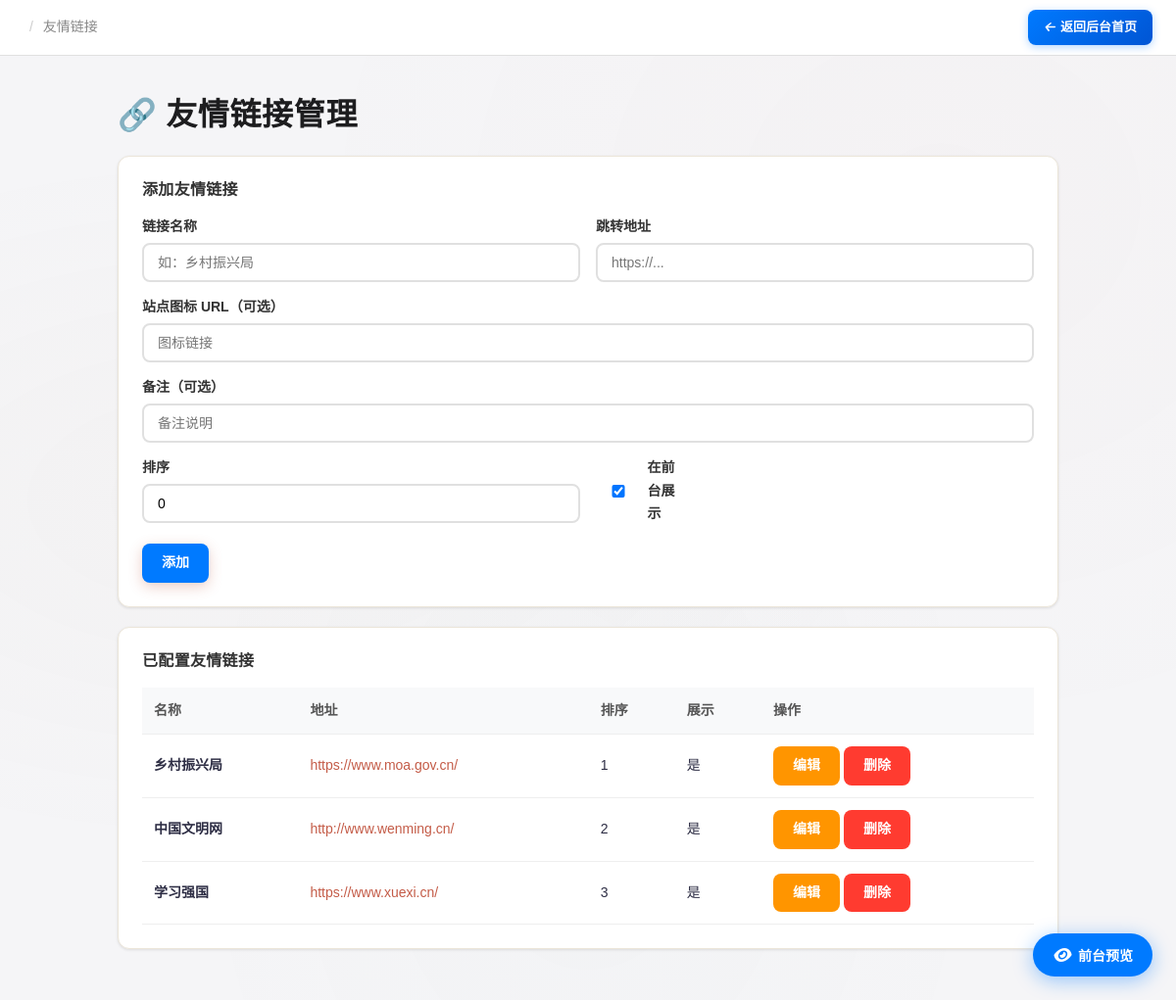
The page /admin/friend-links (signed in) on the database its author committed.
### models.py (models this page shows)
class FriendLink(db.Model):
    __tablename__ = "friend_links"
    id = db.Column(db.Integer, primary_key=True)
    name = db.Column(db.String(100), nullable=False)  # 链接名称
    url = db.Column(db.String(255), default="")  # 跳转地址
    logo_url = db.Column(db.String(255), default="")  # 站点图标（可选）
    description = db.Column(db.Text, default="")  # 备注
    sort_order = db.Column(db.Integer, default=0)  # 排序
    is_active = db.Column(db.Boolean, default=True)  # 是否展示
    created_at = db.Column(db.DateTime, default=datetime.utcnow)

### routes/admin.py (the view, shortened to what this page needs)
@admin_bp.route("/admin/friend-links", methods=["GET", "POST"])
@admin_required
def admin_friend_links():
    links = FriendLink.query.order_by(
        FriendLink.sort_order, FriendLink.id
    ).all()
    return render_template("admin_friend_links.html", links=links)

### models.py (called while the page is built)
    @classmethod
    def get(cls):
        try:
            row = cls.query.first()
        except Exception:
            row = None
        if row is None:
            row = cls(id=1, **cls.default_values())
        return row

    @property
    def nav_items(self):
        try:
            items = json.loads(self.nav_menu) if self.nav_menu else []
        except (json.JSONDecodeError, TypeError):
            items = []
        if not isinstance(items, list):
            items = []
        items = [i for i in items if i.get("is_active", True)]
        items.sort(key=lambda x: x.get("sort_order", 0))
        return items

    @property
    def footer_link_groups(self):
        try:
            groups = json.loads(self.footer_links) if self.footer_links else []
        except (json.JSONDecodeError, TypeError):
            groups = []
        return groups if isinstance(groups, list) else []

### templates/admin_friend_links.html (shortened to what this page needs)
{% extends 'base.html' %} {% block title %}友情链接管理 - 管理后台{% endblock %}  {% block content %}
<div class="admin-wrap">
  <h2>🔗 友情链接管理</h2>
  <div class="card">
    <h3>添加友情链接</h3>
    <form method="post" action="{{ url_for('admin.admin_friend_links') }}">
      <div class="row-2">
        <div class="form-group">
          <label for="name">链接名称</label>
          <input type="text" id="name" name="name" required placeholder="如：乡村振兴局" />
        </div>
        <div class="form-group">
          <label for="url">跳转地址</label>
          <input type="text" id="url" name="url" placeholder="https://..." />
        </div>
      </div>
      <div class="form-group">
        <label for="logo_url">站点图标 URL（可选）</label>
        <input type="text" id="logo_url" name="logo_url" placeholder="图标链接" />
      </div>
      <div class="form-group">
        <label for="description">备注（可选）</label>
        <input type="text" id="description" name="description" placeholder="备注说明" />
      </div>
      <div class="row-2">
        <div class="form-group">
          <label for="sort_order">排序</label>
          <input type="number" id="sort_order" name="sort_order" value="0" />
        </div>
        <div class="form-group" style="display:flex; align-items:flex-end;">
          <label style="display:flex; align-items:center; gap:6px; font-weight:600;">
            <input type="checkbox" name="is_active" checked /> 在前台展示
          </label>
        </div>
      </div>
      <button type="submit" class="btn btn-primary">添加</button>
    </form>
  </div>
  <div class="card">
    <h3>已配置友情链接</h3>
    {% if links %}
    <div class="table-wrap">
      <table>
        <thead>
          <tr><th>名称</th><th>地址</th><th>排序</th><th>展示</th><th>操作</th></tr>
        </thead>
        <tbody>
          {% for l in links %}
          <tr>
            <td><strong>{{ l.name }}</strong></td>
            <td><a href="{{ l.url }}" target="_blank">{{ l.url }}</a></td>
            <td>{{ l.sort_order }}</td>
            <td>{{ '是' if l.is_active else '否' }}</td>
            <td>
              <button class="btn btn-warning btn-sm" onclick="editLink({{ l.id }}, '{{ l.name|e }}', '{{ l.url|e }}', '{{ l.logo_url|e }}', '{{ l.description|e }}', {{ l.sort_order }}, {{ 'true' if l.is_active else 'false' }})">编辑</button>
              <button class="btn btn-danger btn-sm" onclick="deleteLink({{ l.id }})">删除</button>
            </td>
          </tr>
          {% endfor %}
        </tbody>
      </table>
    </div>
    {% else %}
    <p style="color:#999; text-align:center; padding:20px;">暂无友情链接，请添加</p>
    {% endif %}
  </div>
</div>
{% endblock %}

### static/css/style.css (style rules this page uses)
:root { --cinnabar: #c45c48; --cinnabar-light: #d97b6a; --cinnabar-pale: #f5e0dc; --jade: #5a8a7f; --jade-light: #7ab5a8; --jade-pale: #e0f0ec; --gold: #b8956a; --gold-light: #d4b896; --gold-pale: #f5efe6; --ink-dark: #1a1a2e; --ink: #2d2d44; --ink-light: #4a4a6a; --ink-muted: #7a7a9a; --paper: #faf8f3; --paper-warm: #f5f0e8; --paper-deep: #ebe5d9; --shadow-sm: 0 1px 3px rgba(26, 26, 46, 0.06); --shadow-md: 0 4px 16px rgba(26, 26, 46, 0.08); --shadow-lg: 0 8px 32px rgba(26, 26, 46, 0.1); --shadow-xl: 0 16px 48px rgba(26, 26, 46, 0.12); --font-display: "Noto Serif SC", "Source Han Serif SC", serif; --font-body: "Noto Sans SC", "PingFang SC", "Microsoft YaHei", sans-serif; --font-mono: "JetBrains Mono", "Fira Code", monospace; --radius-sm: 8px; --radius-md: 12px; --radius-lg: 16px; --radius-xl: 20px; --radius-full: 9999px; --space-1: 4px; --space-2: 8px; --space-3: 12px; --space-4: 16px; --space-5: 20px; --space-6: 24px; --space-8: 32px; --space-10: 40px; --space-12: 48px; --space-16: 64px; --ease-out: cubic-bezier(0.16, 1, 0.3, 1); --ease-in-out: cubic-bezier(0.65, 0, 0.35, 1); --duration-fast: 150ms; --duration-normal: 250ms; --duration-slow: 400ms; }
*, *::before, *::after { box-sizing: border-box; margin: 0; padding: 0; }
html { font-size: 16px; -webkit-font-smoothing: antialiased; -moz-osx-font-smoothing: grayscale; }
body { font-family: var(--font-body); background: var(--paper); color: var(--ink); line-height: 1.7; min-height: 100vh; display: flex; flex-direction: column; }
a { color: var(--cinnabar); text-decoration: none; transition: color var(--duration-fast) var(--ease-out); }
h1, h2, h3, h4, h5, h6 { font-family: var(--font-display); font-weight: 700; line-height: 1.3; color: var(--ink-dark); letter-spacing: 0.02em; }
h2 { font-size: clamp(1.4rem, 1.1rem + 1.5vw, 2rem); }
h3 { font-size: clamp(1.1rem, 0.95rem + 0.75vw, 1.35rem); }
.card { background: white; border-radius: var(--radius-lg); border: 1px solid var(--paper-deep); box-shadow: var(--shadow-sm); transition: all var(--duration-normal) var(--ease-out); }
.btn { display: inline-flex; align-items: center; justify-content: center; gap: var(--space-2); padding: 10px 24px; border-radius: var(--radius-md); font-size: 0.9rem; font-weight: 500; font-family: var(--font-body); cursor: pointer; transition: all var(--duration-fast) var(--ease-out); border: 1px solid transparent; line-height: 1.4; white-space: nowrap; }
.btn-primary { background: linear-gradient(135deg, var(--cinnabar), var(--cinnabar-light)); color: white; box-shadow: 0 4px 14px rgba(196, 92, 72, 0.3); }
.btn-sm { padding: 6px 14px; font-size: 0.8rem; }
.form-group { margin-bottom: var(--space-5); }
.form-group label { display: block; font-weight: 600; margin-bottom: var(--space-1); font-size: 0.85rem; color: var(--ink); }
table { width: 100%; border-collapse: collapse; font-size: 0.9rem; }
th { background: var(--paper-warm); padding: 12px 16px; text-align: left; font-weight: 600; color: var(--ink-light); border-bottom: 2px solid var(--paper-deep); white-space: nowrap; }
td { padding: 12px 16px; border-bottom: 1px solid var(--paper-deep); }

### templates/base.html (style rules this page uses)
body::before { content: ""; position: fixed; top: 0; left: 0; right: 0; bottom: 0; background-image: radial-gradient(ellipse at 20% 50%, rgba(184, 149, 106, 0.03) 0%, transparent 50%), radial-gradient(ellipse at 80% 20%, rgba(196, 92, 72, 0.02) 0%, transparent 50%), radial-gradient(ellipse at 50% 80%, rgba(90, 138, 127, 0.02) 0%, transparent 50%); pointer-events: none; z-index: 0; }
.card { background: white; border-radius: 16px; border: 1px solid var(--paper-deep); box-shadow: 0 2px 12px var(--shadow-soft); transition: all 0.4s cubic-bezier(0.4, 0, 0.2, 1); overflow: hidden; }
.btn { display: inline-flex; align-items: center; justify-content: center; gap: 6px; padding: 10px 24px; border-radius: 10px; font-size: 14px; font-weight: 500; cursor: pointer; transition: all 0.3s cubic-bezier(0.4, 0, 0.2, 1); border: none; outline: none; }
.btn-primary { background: linear-gradient(135deg, var(--cinnabar) 0%, var(--cinnabar-light) 100%); color: white; box-shadow: 0 4px 14px rgba(196, 92, 72, 0.3); }
body.is-admin { background: #f5f5f7; }

### rows shown on the page
FriendLink: name "乡村振兴局", url "https://www.moa.gov.cn/", sort_order "1", is_active "是"
FriendLink: name "中国文明网", url "http://www.wenming.cn/", sort_order "2", is_active "是"
FriendLink: name "学习强国", url "https://www.xuexi.cn/", sort_order "3", is_active "是"
